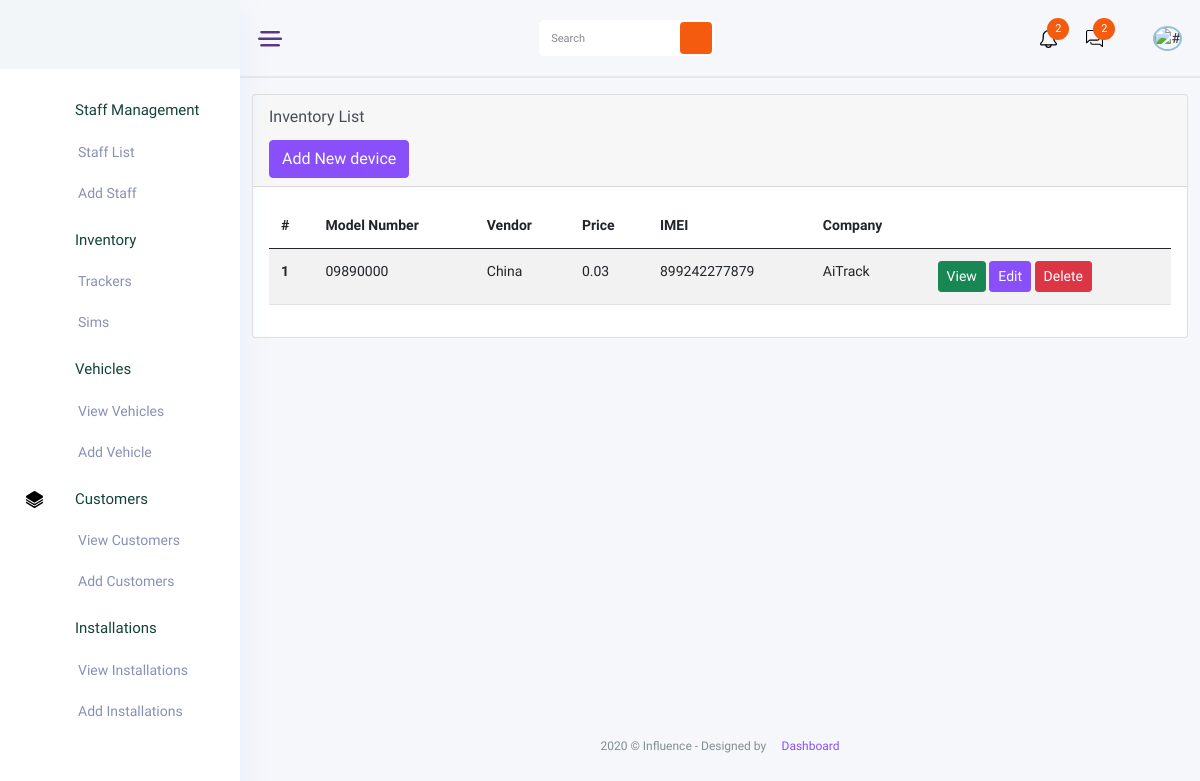
The app's page /inventory/trackerdevices/ (signed in) with its own data.
### inventory/models.py (models this page shows, shortened)
class TrackerDevice(models.Model):
    model_number = models.CharField(max_length=255)
    vendor = models.CharField(max_length=255)
    price = models.DecimalField(decimal_places=2, max_digits=10)
    imei = models.CharField(max_length=255)
    user = models.ForeignKey(settings.AUTH_USER_MODEL, on_delete=models.CASCADE, related_name='trackerdevice_items')
    company = models.ForeignKey(Company, on_delete=models.CASCADE, related_name='trackerdevice_items')

### companies/models.py (models this page shows)
class Company(models.Model):
    name = models.CharField(max_length=255)
    address = models.CharField(max_length=255)
    phone = models.CharField(max_length=20)
    owner = models.ForeignKey(settings.AUTH_USER_MODEL, on_delete=models.CASCADE, related_name='owned_companies')
    def __str__(self):
        return self.name

### inventory/views.py (the view)
# urls.py: path('trackerdevices/', TrackerDeviceListView.as_view(), name='trackerdevice_list'),
class TrackerDeviceListView(LoginRequiredMixin, ListView):
    template_name = 'inventory/trackerdevice_list.html'
    context_object_name = 'trackerdevice_items'
    def get_queryset(self):
        company = self.request.user.company
        return TrackerDevice.objects.filter(company=company)

### inventory/templates/inventory/trackerdevice_list.html
{% extends 'base.html' %}
{% block content %}
<div class="container-fluid mt-3">
  <div class="card">
    <div class="card-header">
      <h5>Inventory List</h5>
      <a href="{% url 'inventory:trackerdevice_new' %}" class="btn btn-primary">Add New device</a>
     </div>
    <div class="card-body">
      {% if object_list %}
      <table class="table table-hover table-striped">
        <thead>
              <tr>
            <th scope="col">#</th>
            <th>Model Number</th>
            <th>Vendor</th>
            <th>Price</th>
            <th>IMEI</th>
            <th>Company</th>
            <th></th>
              </tr>
        </thead>
          <tbody>
            {% for item in object_list %}
              <tr>
              <th scope="row">{{ forloop.counter }}</th>
                <td>{{ item.model_number }}</td>
                <td>{{ item.vendor }}</td>
                <td>{{ item.price }}</td>
                <td>{{ item.imei }}</td>
                <td>{{ item.company }}</td>
                <td>
                    <a href="{% url 'inventory:trackerdevice_detail' item.pk %}" class="btn btn-success btn-sm">View</a>
                    <a href="{% url 'inventory:trackerdevice_edit' item.id %}" class="btn btn-primary btn-sm">Edit</a>
                    <a href="{% url 'inventory:trackerdevice_delete' item.id %}" class="btn btn-danger btn-sm">Delete</a>
                </td>
              </tr>
            {% empty %}
              <tr>
                <td colspan="6">No tracking device found.</td>
              </tr>
            {% endfor %}
          </tbody>
    </table>
    {% else %}
        <p>No vehicles found.</p>
        {% endif %}
      </div>
  </div>
</div>
{% endblock %}

### records on screen
TrackerDevice: model_number "09890000", vendor "China", price "0.03", imei "899242277879", company "AiTrack"
